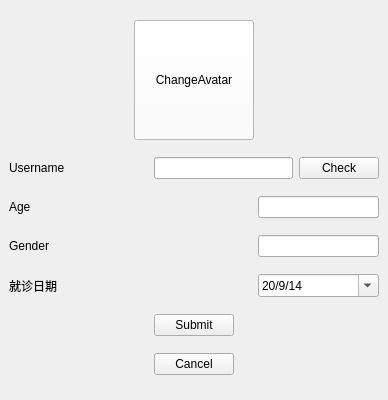
<?xml version="1.0" encoding="UTF-8"?>
<ui version="4.0">
 <class>MainWindow</class>
 <widget class="QMainWindow" name="MainWindow">
  <property name="geometry">
   <rect>
    <x>0</x>
    <y>0</y>
    <width>388</width>
    <height>400</height>
   </rect>
  </property>
  <property name="windowTitle">
   <string>MainWindow</string>
  </property>
  <widget class="QWidget" name="centralwidget">
   <layout class="QVBoxLayout" name="verticalLayout">
    <item>
     <layout class="QHBoxLayout" name="horizontalLayout_6">
      <item>
       <spacer name="horizontalSpacer_6">
        <property name="orientation">
         <enum>Qt::Horizontal</enum>
        </property>
        <property name="sizeHint" stdset="0">
         <size>
          <width>40</width>
          <height>20</height>
         </size>
        </property>
       </spacer>
      </item>
      <item>
       <widget class="QPushButton" name="pushButton_avatar">
        <property name="minimumSize">
         <size>
          <width>120</width>
          <height>120</height>
         </size>
        </property>
        <property name="styleSheet">
         <string notr="true">#pushButton_avatar {
	background-color:white;
}</string>
        </property>
        <property name="text">
         <string>ChangeAvatar</string>
        </property>
       </widget>
      </item>
      <item>
       <spacer name="horizontalSpacer_7">
        <property name="orientation">
         <enum>Qt::Horizontal</enum>
        </property>
        <property name="sizeHint" stdset="0">
         <size>
          <width>40</width>
          <height>20</height>
         </size>
        </property>
       </spacer>
      </item>
     </layout>
    </item>
    <item>
     <layout class="QHBoxLayout" name="horizontalLayout" stretch="4,4,1">
      <item>
       <widget class="QLabel" name="label_username">
        <property name="text">
         <string>Username</string>
        </property>
       </widget>
      </item>
      <item>
       <widget class="QLineEdit" name="lineEdit_username"/>
      </item>
      <item>
       <widget class="QPushButton" name="pushButton_checker">
        <property name="text">
         <string>Check</string>
        </property>
       </widget>
      </item>
     </layout>
    </item>
    <item>
     <layout class="QHBoxLayout" name="horizontalLayout_2" stretch="1,3,2">
      <item>
       <widget class="QLabel" name="label_age">
        <property name="text">
         <string>Age</string>
        </property>
       </widget>
      </item>
      <item>
       <spacer name="horizontalSpacer_3">
        <property name="orientation">
         <enum>Qt::Horizontal</enum>
        </property>
        <property name="sizeHint" stdset="0">
         <size>
          <width>40</width>
          <height>20</height>
         </size>
        </property>
       </spacer>
      </item>
      <item>
       <widget class="QLineEdit" name="lineEdit_age"/>
      </item>
     </layout>
    </item>
    <item>
     <layout class="QHBoxLayout" name="horizontalLayout_3" stretch="1,3,2">
      <item>
       <widget class="QLabel" name="label_gender">
        <property name="text">
         <string>Gender</string>
        </property>
       </widget>
      </item>
      <item>
       <spacer name="horizontalSpacer_4">
        <property name="orientation">
         <enum>Qt::Horizontal</enum>
        </property>
        <property name="sizeHint" stdset="0">
         <size>
          <width>40</width>
          <height>20</height>
         </size>
        </property>
       </spacer>
      </item>
      <item>
       <widget class="QLineEdit" name="lineEdit_gender"/>
      </item>
     </layout>
    </item>
    <item>
     <layout class="QHBoxLayout" name="horizontalLayout_4" stretch="1,3,2">
      <item>
       <widget class="QLabel" name="label_appointment_time">
        <property name="text">
         <string>就诊日期</string>
        </property>
       </widget>
      </item>
      <item>
       <spacer name="horizontalSpacer_5">
        <property name="orientation">
         <enum>Qt::Horizontal</enum>
        </property>
        <property name="sizeHint" stdset="0">
         <size>
          <width>40</width>
          <height>20</height>
         </size>
        </property>
       </spacer>
      </item>
      <item>
       <widget class="QDateTimeEdit" name="dateTimeEdit_appointment_time">
        <property name="maximumDate">
         <date>
          <year>2025</year>
          <month>12</month>
          <day>31</day>
         </date>
        </property>
        <property name="minimumDate">
         <date>
          <year>2020</year>
          <month>9</month>
          <day>14</day>
         </date>
        </property>
        <property name="currentSection">
         <enum>QDateTimeEdit::YearSection</enum>
        </property>
        <property name="displayFormat">
         <string>yy/M/d</string>
        </property>
        <property name="calendarPopup">
         <bool>true</bool>
        </property>
       </widget>
      </item>
     </layout>
    </item>
    <item>
     <layout class="QHBoxLayout" name="horizontalLayout_5" stretch="7,1,7">
      <item>
       <spacer name="horizontalSpacer_2">
        <property name="orientation">
         <enum>Qt::Horizontal</enum>
        </property>
        <property name="sizeHint" stdset="0">
         <size>
          <width>40</width>
          <height>20</height>
         </size>
        </property>
       </spacer>
      </item>
      <item>
       <widget class="QPushButton" name="pushButton_submit">
        <property name="text">
         <string>Submit</string>
        </property>
       </widget>
      </item>
      <item>
       <spacer name="horizontalSpacer">
        <property name="orientation">
         <enum>Qt::Horizontal</enum>
        </property>
        <property name="sizeHint" stdset="0">
         <size>
          <width>40</width>
          <height>20</height>
         </size>
        </property>
       </spacer>
      </item>
     </layout>
    </item>
    <item>
     <layout class="QHBoxLayout" name="horizontalLayout_7" stretch="7,1,7">
      <item>
       <spacer name="horizontalSpacer_8">
        <property name="orientation">
         <enum>Qt::Horizontal</enum>
        </property>
        <property name="sizeHint" stdset="0">
         <size>
          <width>40</width>
          <height>20</height>
         </size>
        </property>
       </spacer>
      </item>
      <item>
       <widget class="QPushButton" name="pushButton_cancel">
        <property name="text">
         <string>Cancel</string>
        </property>
       </widget>
      </item>
      <item>
       <spacer name="horizontalSpacer_9">
        <property name="orientation">
         <enum>Qt::Horizontal</enum>
        </property>
        <property name="sizeHint" stdset="0">
         <size>
          <width>40</width>
          <height>20</height>
         </size>
        </property>
       </spacer>
      </item>
     </layout>
    </item>
   </layout>
  </widget>
 </widget>
 <resources/>
 <connections/>
</ui>
